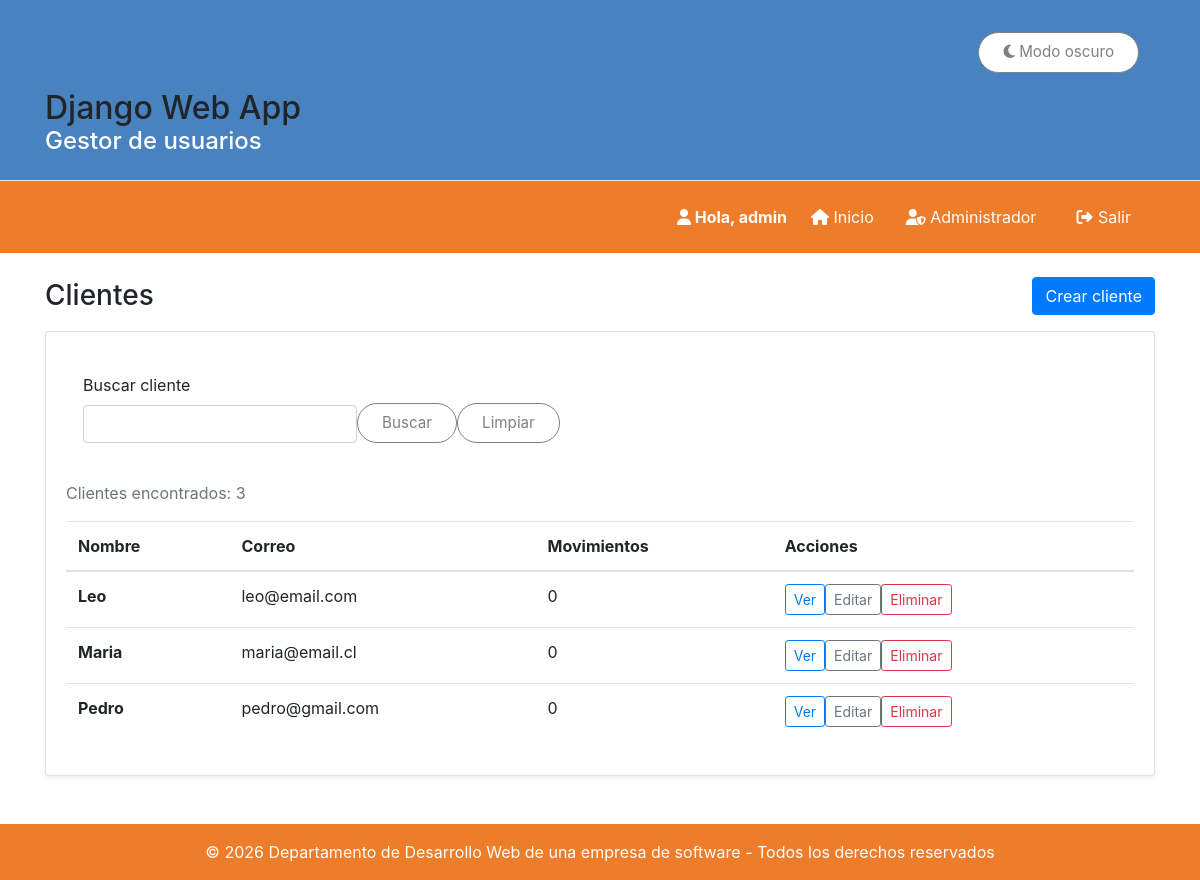
The app's page / (signed in) with its own data.
### gestion/models.py (models this page shows, shortened)
class Cliente(models.Model):
    nombre = models.CharField(max_length=100)
    email = models.EmailField(unique=True)
    telefono = models.CharField(max_length=15)
    fecha_registro = models.DateTimeField(auto_now_add=True)
    class Meta:
        ordering = ["nombre"]
        verbose_name = "Cliente"
        verbose_name_plural = "Clientes"

### gestion/views.py (the view)
# urls.py: path("", ClienteListView.as_view(), name="lista_clientes"),
class ClienteListView(AccesoPersonalMixin, ListView):
    model = Cliente
    template_name = "gestion/lista_clientes.html"
    context_object_name = "clientes"
    def get_queryset(self):
        clientes = Cliente.objects.annotate(
            total_movimientos = Count("cuenta__transacciones")).order_by("nombre")
        buscar = self.request.GET.get("buscar", "").strip()
        if buscar:
            clientes = clientes.filter(
                Q(nombre__icontains=buscar) | Q(email__icontains=buscar)
                )
        return clientes
    def get_context_data(self, **kwargs):
        contexto = super().get_context_data(**kwargs)
        contexto["buscar"] = self.request.GET.get("buscar", "")
        return contexto

### gestion/views.py (called while the page is built)
    def test_func(self):
        return self.request.user.is_staff

### templates/gestion/lista_clientes.html (shortened to what this page needs)
{% extends 'base.html' %}
{% block content %}
<div class="d-flex flex-wrap gap-3 justify-content-between align-items-center mb-3">
    <h1 class="h3 mb-0">Clientes</h1>
    <a href="{% url 'crear_cliente' %}" class="btn btn-primary">Crear cliente</a>
</div>
<div class="card shadow-sm">
    <div class="card-body">
        <form method="get" class="row g-2 mb-3">
            <div class="d-flex align-items-end gap-2">
                <div class="flex-grow-1">
                    <label for="buscar">Buscar cliente</label>
                    <input type="text" id="buscar" class="form-control">
                </div>
                <div class="d-flex gap-2">
                    <button class="btn-oscuro">Buscar</button>
                    <button class="btn-oscuro">Limpiar</button>
                </div>
            </div>
        </form>
        <p class="text-muted">Clientes encontrados: {{ clientes|length }}</p>
        <div class="table-responsive">
            <table class="table table-hover align-middle">
                <thead>
                    <tr>
                        <th>Nombre</th>
                        <th>Correo</th>
                        <th>Movimientos</th>
                        <th>Acciones</th>
                    </tr>
                </thead>
                <tbody>
                    {% for cliente in clientes %}
                        <tr>
                            <td><strong>{{ cliente.nombre }}</strong></td>
                            <td>{{ cliente.email }}</td>
                            <td>{{ cliente.total_movimientos }}</td>
                            <td>
                                <div class="d-flex gap-2">
                                    <a href="{% url 'detalle_cliente' cliente.pk %}" class="btn btn-sm btn-outline-primary">Ver</a>
                                    <a href="{% url 'editar_cliente' cliente.pk %}" class="btn btn-sm btn-outline-secondary">Editar</a>
                                    <a href="{% url 'eliminar_cliente' cliente.pk %}" class="btn btn-sm btn-outline-danger">Eliminar</a>
                                </div>
                            </td>
                        </tr>
                    {% empty %}
                        <tr>
                            <td colspan="4" class="text-center text-muted">No hay clientes.</td>
                        </tr>
                    {% endfor %}
                </tbody>
            </table>
        </div>
    </div>
</div>
{% endblock %}

### templates/base.html (shortened to what this page needs)
{% load static %}
<!DOCTYPE html>
<html lang="es">
<head>
    <link rel="stylesheet" href="https://cdn.jsdelivr.net/npm/bootstrap@4.6.2/dist/css/bootstrap.min.css">
    <link rel="stylesheet" href="https://cdnjs.cloudflare.com/ajax/libs/font-awesome/6.5.1/css/all.min.css">
    <link rel="stylesheet" href="{% static 'estilos.css' %}">
</head>
<body>
    <header class="py-3 border-bottom">
        <div class="container">
            <div class="contenedor">
                <button id="toggle-dark" class="btn-oscuro" type="button">
                <i class="fas fa-moon"></i> Modo oscuro
                </button>
            </div>
            <h1 class="h2 mb-0">Django Web App</h1>
            <p class="h4 text-white">Gestor de usuarios</p>
        </div>
    </header>
    <nav class="navbar navbar-expand-lg navbar-custom">
        <div class="container">
            <ul class="navbar-nav ml-auto">
                {% if user.is_authenticated %}
                    <li class="saludo-user">
                        <i class="fas fa-user"></i> Hola, {{ user.username }}
                    </li>
                {% endif %}
                <li class="nav-item">
                    <a class="nav-link button-nav" href="{% url 'lista_clientes' %}">
                        <i class="fas fa-home"></i> Inicio
                    </a>
                </li>
                <li class="nav-item">
                    <a class="nav-link button-nav" href="{% url 'admin:index' %}">
                        <i class="fas fa-user-shield"></i> Administrador
                    </a>
                </li>
                {% if user.is_authenticated %}
                    <li class="nav-item">
                        <form method="post" action="{% url 'logout' %}" class="form-logout">
                            <button type="submit">
                                <i class="fas fa-sign-out-alt"></i> Salir
                            </button>
                        </form>
                    </li>
                {% endif %}
            </ul>
        </div>
    </nav>
    <main class="container mt-4">
        {% block content %}
        {% endblock %}
    </main>
    <footer class="footer-custom text-white text-center py-3 mt-5">
        <div class="container">
            <p class="mb-0">&copy; 2026 Departamento de Desarrollo Web de una empresa de software - Todos los derechos reservados</p>
        </div>
    </footer>
</body>
</html>

### static/estilos.css (style rules this page uses)
header { background-color: #4883bf; }
.navbar-custom { background-color: #ed7d2a; }
.navbar-custom .navbar-brand, .navbar-custom .nav-link { color: white !important; background-color: #ed7d2a !important; border-color: #cc5b27 !important; box-shadow: none !important }
.footer-custom { background-color: #ed7d2a; color: white; }
.button-nav { border: none !important; box-shadow: none !important; border-bottom: none !important; text-decoration: none !important; border-radius: 0 !important; }
.form-logout { display: inline; margin: 0; padding: 0; background: transparent; border: none; border-radius: 0 !important; }
.form-logout button { background: transparent !important; border: none !important; border-radius: 0 !important; color: white !important; padding: 0.5rem 1rem !important; font-size: 1rem; font-family: inherit; line-height: inherit; cursor: pointer; box-shadow: none !important; text-decoration: none; display: inline-flex; align-items: center; gap: 0.35rem; transition: color 0.3s ease, background-color 0.3s ease; }
.form-logout button i { font-size: 1rem; }
.saludo-user { color: white !important; background-color: #ed7d2a !important; text-align: center; align-content: center; font-weight: bold; padding-left: 1rem; }
.btn-oscuro { color: gray !important; background-color: white !important; border: 1px solid gray !important; box-shadow: none !important; text-decoration: none !important; border-radius: 2rem; padding: 0.5rem 1.5rem; cursor: pointer; font-size: 0.95rem; display: inline-block; transition: all 0.3s ease; }
.contenedor { display: flex; justify-content: flex-end; align-items: center; padding: 1rem; }
form { outline: none !important; box-shadow: none !important; border-color: gray; padding: 2% 3%; border-radius: 8px; }
label { text-align:left; display: block; }
input { outline: none !important; box-shadow: none !important; border-color: gray; padding: 1%; border-radius: 8px; width: 100%; }
li { color: gray; margin: 0.5rem; }
a { color: white; background-color: transparent; text-decoration: none; }

### records on screen
Cliente: nombre "Leo", email "leo@email.com", total_movimientos "0"
Cliente: nombre "Maria", email "maria@email.cl", total_movimientos "0"
Cliente: nombre "Pedro", email "pedro@gmail.com", total_movimientos "0"

### other values on screen
{{ user.username }} "admin"
{{ clientes|length }} "3"
